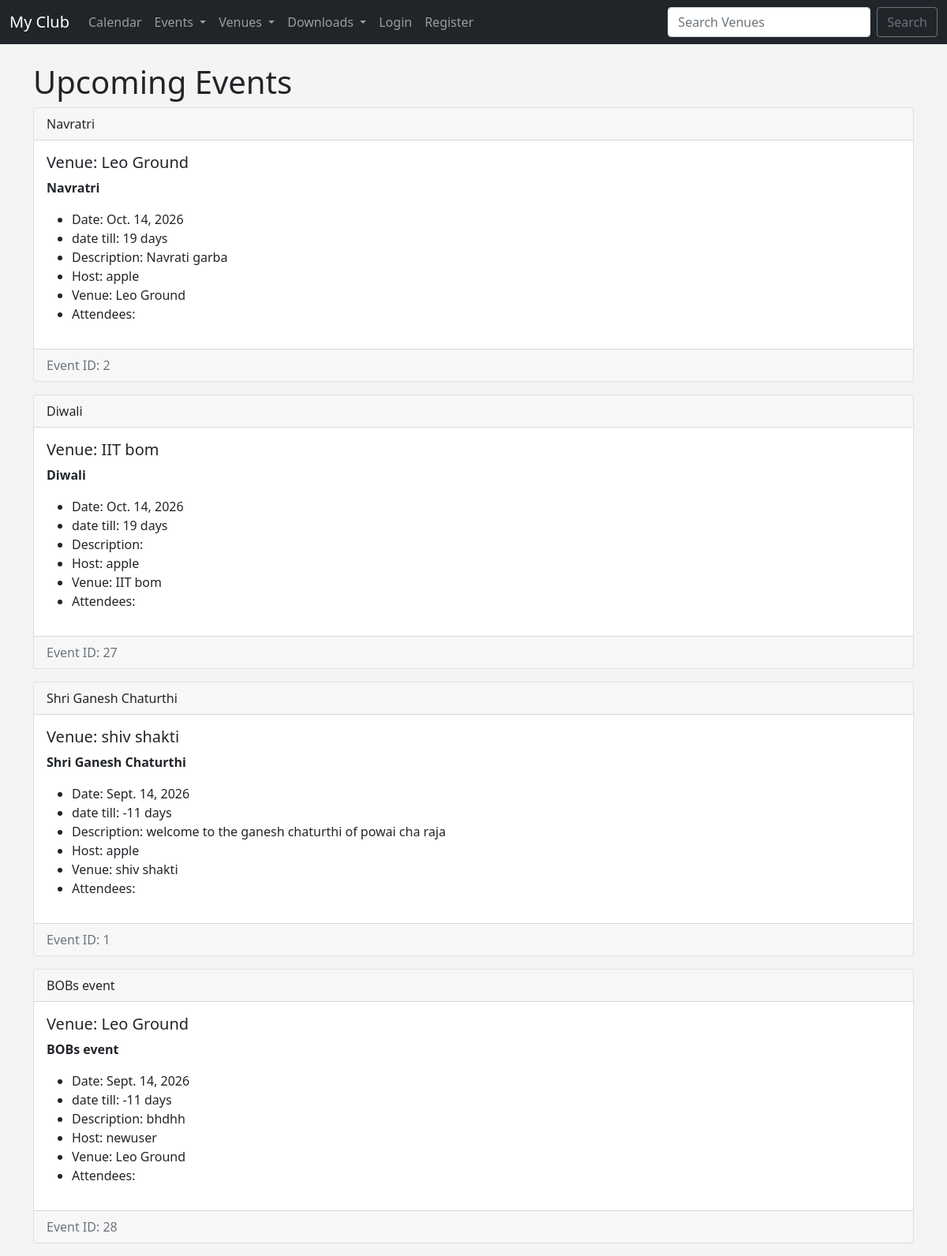
Page /list_events on the committed database.
### events/models.py (models this page shows, shortened)
class Event(models.Model):
    name = models.CharField('event title',max_length=200)
    description = models.TextField(blank=True,null=True)
    manager = models.ForeignKey(User,blank=True,null=True,on_delete=models.SET_NULL)
    event_date = models.DateField("event date")
    venue = models.ForeignKey(Venue,blank=True,null=True, on_delete=models.CASCADE)
    attendees = models.ManyToManyField(MyClubUser, blank=True)
    @property
    def Daystill(self):
        import datetime
        daystillstripped = str(self.event_date - datetime.date.today()).split(",", 1)[0]
        return daystillstripped

class Venue(models.Model):
    name = models.CharField('venue name',max_length=50)
    address = models.CharField(max_length=200)
    city = models.CharField(max_length=50)
    state = models.CharField(max_length=50,blank=True)
    zip_code = models.CharField(max_length=10,blank=True)
    phone = models.CharField(max_length=20,blank=True)
    website = models.URLField(max_length=200,blank=True)
    email = models.EmailField(max_length=254,blank=True)
    owner = models.IntegerField("Venue Owner", blank=False, default=1)
    venue_image = models.ImageField(null=True,blank=True,upload_to="images/")
    def __str__(self):
        return self.name

### events/views.py (the view)
# urls.py: path('list_events', views.all_events, name='list_events'),
def all_events(request):
  event_list = Event.objects.all().order_by('-event_date')
  return render(request, 'events/event_list.html',
                {'event_list':event_list})

### events/templates/events/event_list.html (shortened to what this page needs)
{% extends 'events/base.html' %}
{% block content %}
<h1>Upcoming Events</h1>
{% for event in event_list %}
<div class="card mb-3">
    <div class="card-header">
        {{ event.name }}
    </div>
    <div class="card-body">
        <h5 class="card-title">
            Venue: {{ event.venue }}
        </h5>
        <p class="card-text">
            <strong>{{ event.name }}</strong>
        </p>
        <ul>
            <li>Date: {{ event.event_date }}</li>
            <li>date till: {{ event.Daystill }}</li>
            <li>Description: {{ event.description }}</li>
            <li>Host: {{ event.manager }}</li>
            <li>Venue: {{ event.venue }}</li>
            <li>
                Attendees:
            </li>
        </ul>
    </div>
    <div class="card-footer text-muted">
        Event ID: {{ event.id }}
    </div>
</div>
{% endfor %}
{% endblock %}

### events/templates/events/base.html (style rules this page uses)
body { background: #f4f4f4; }

### rows in the picture
Event: name "Navratri", venue "Leo Ground", event_date "Oct. 14, 2026", Daystill "19 days", description "Navrati garba", manager "apple", id "2"
Event: name "Diwali", venue "IIT bom", event_date "Oct. 14, 2026", Daystill "19 days", manager "apple", id "27"
Event: name "Shri Ganesh Chaturthi", venue "shiv shakti", event_date "Sept. 14, 2026", Daystill "-11 days", description "welcome to the ganesh chaturthi of powai cha raja", manager "apple", id "1"
Event: name "BOBs event", venue "Leo Ground", event_date "Sept. 14, 2026", Daystill "-11 days", description "bhdhh", manager "newuser", id "28"
